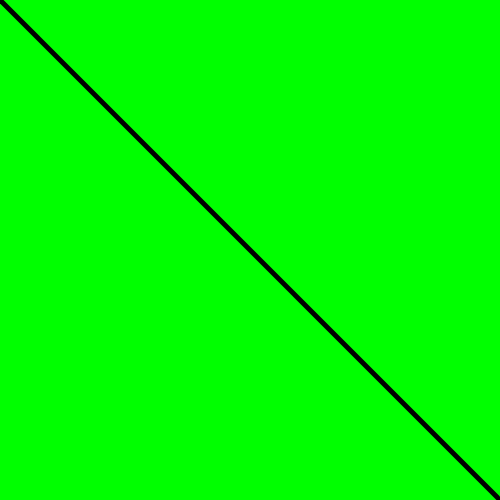
Frame 1 (no input)
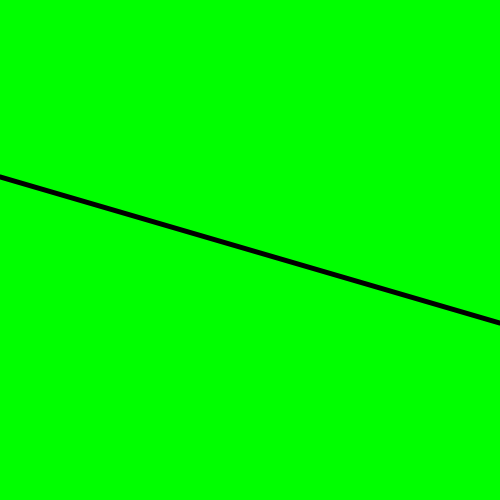
Frame 60 (no input)
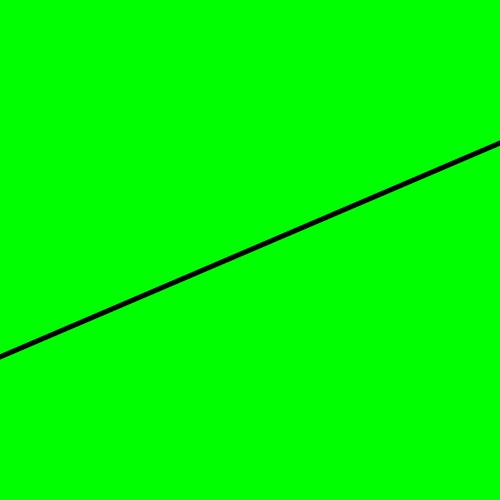
Frame 120 (the mouse pressed at the canvas centre since frame 60)

The p5.js sketch that drew these frames (run headless with seeded random() and noise() and a simulated clock; from frame 60 on, the mouse is pressed at the canvas centre):

// p5.js sketch
// ── sketch.js
var y=0;
var y1;

var v=3;
var dir=1; 

function setup(){
  createCanvas (500,500);  

  y1=height;
}

function draw(){
  background (0,255,0);
  strokeWeight (5);

  line (0,y, width,y1);

  y+=v*dir
  y1-=v*dir

  if (y>=height || y1>=height){
    dir=-dir
  }
}
